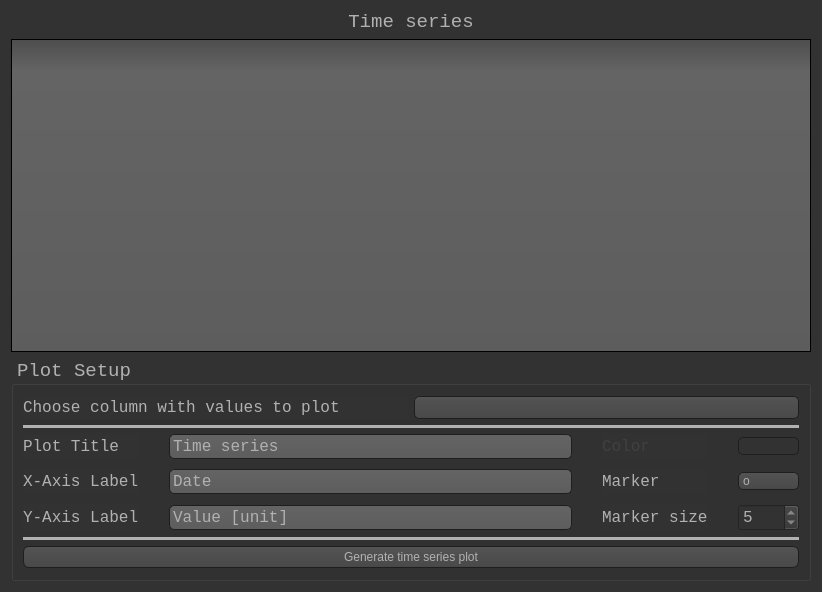
<?xml version="1.0" encoding="UTF-8"?>
<ui version="4.0">
 <class>Dialog</class>
 <widget class="QDialog" name="Dialog">
  <property name="geometry">
   <rect>
    <x>0</x>
    <y>0</y>
    <width>822</width>
    <height>592</height>
   </rect>
  </property>
  <property name="windowTitle">
   <string>Time Series Plotter</string>
  </property>
  <property name="styleSheet">
   <string notr="true">QToolTip
{
     border: 1px solid black;
     background-color: #ffa02f;
     padding: 0px;
     border-radius: 3px;
     opacity: 100;
}

QWidget
{
    color: #b1b1b1;
    background-color: #323232;
}

QWidget:item:hover
{
    background-color: QLinearGradient( x1: 0, y1: 0, x2: 0, y2: 1, stop: 0 #ffa02f, stop: 1 #ca0619);
    color: #000000;
}

QWidget:item:selected
{
    background-color: QLinearGradient( x1: 0, y1: 0, x2: 0, y2: 1, stop: 0 #ffa02f, stop: 1 #d7801a);
}

QMenuBar::item
{
    background: transparent;
}

QMenuBar::item:selected
{
    background: transparent;
    border: 1px solid #ffaa00;
}

QMenuBar::item:pressed
{
    background: #444;
    border: 1px solid #000;
    background-color: QLinearGradient(
        x1:0, y1:0,
        x2:0, y2:1,
        stop:1 #212121,
        stop:0.4 #343434/*,
        stop:0.2 #343434,
        stop:0.1 #ffaa00*/
    );
    margin-bottom:-1px;
    padding-bottom:1px;
}

QMenu
{
    border: 1px solid #000;
}

QMenu::item
{
    padding: 2px 20px 2px 20px;
}

QMenu::item:selected
{
    color: #000000;
}

QWidget:disabled
{
    color: #404040;
    background-color: #323232;
}

QAbstractItemView
{
    background-color: QLinearGradient( x1: 0, y1: 0, x2: 0, y2: 1, stop: 0 #4d4d4d, stop: 0.1 #646464, stop: 1 #5d5d5d);
}

QWidget:focus
{
    /*border: 2px solid QLinearGradient( x1: 0, y1: 0, x2: 0, y2: 1, stop: 0 #ffa02f, stop: 1 #d7801a);*/
}

QLineEdit
{
    background-color: QLinearGradient( x1: 0, y1: 0, x2: 0, y2: 1, stop: 0 #4d4d4d, stop: 0 #646464, stop: 1 #5d5d5d);
    padding: 1px;
    border-style: solid;
    border: 1px solid #1e1e1e;
    border-radius: 5;
	font: 12pt &quot;Lucida Console&quot;;
}

QPushButton
{
    color: #b1b1b1;
    background-color: QLinearGradient( x1: 0, y1: 0, x2: 0, y2: 1, stop: 0 #565656, stop: 0.1 #525252, stop: 0.5 #4e4e4e, stop: 0.9 #4a4a4a, stop: 1 #464646);
    border-width: 1px;
    border-color: #1e1e1e;
    border-style: solid;
    border-radius: 6;
    padding: 3px;
    font-size: 12px;
	font: 12pt &quot;Lucida Console&quot;;
    padding-left: 5px;
    padding-right: 5px;
}

QPushButton:pressed
{
    background-color: QLinearGradient( x1: 0, y1: 0, x2: 0, y2: 1, stop: 0 #2d2d2d, stop: 0.1 #2b2b2b, stop: 0.5 #292929, stop: 0.9 #282828, stop: 1 #252525);
}

QComboBox
{
    selection-background-color: #ffaa00;
    background-color: QLinearGradient( x1: 0, y1: 0, x2: 0, y2: 1, stop: 0 #565656, stop: 0.1 #525252, stop: 0.5 #4e4e4e, stop: 0.9 #4a4a4a, stop: 1 #464646);
    border-style: solid;
    border: 1px solid #1e1e1e;
    border-radius: 5;
}

QComboBox:hover,QPushButton:hover
{
    border: 2px solid QLinearGradient( x1: 0, y1: 0, x2: 0, y2: 1, stop: 0 #ffa02f, stop: 1 #d7801a);
}


QComboBox:on
{
    padding-top: 3px;
    padding-left: 4px;
    background-color: QLinearGradient( x1: 0, y1: 0, x2: 0, y2: 1, stop: 0 #2d2d2d, stop: 0.1 #2b2b2b, stop: 0.5 #292929, stop: 0.9 #282828, stop: 1 #252525);
    selection-background-color: #ffaa00;
}

QComboBox QAbstractItemView
{
    border: 2px solid darkgray;
    selection-background-color: QLinearGradient( x1: 0, y1: 0, x2: 0, y2: 1, stop: 0 #ffa02f, stop: 1 #d7801a);
}

QComboBox::drop-down
{
     subcontrol-origin: padding;
     subcontrol-position: top right;
     width: 15px;

     border-left-width: 0px;
     border-left-color: darkgray;
     border-left-style: solid; /* just a single line */
     border-top-right-radius: 3px; /* same radius as the QComboBox */
     border-bottom-right-radius: 3px;
 }

QComboBox::down-arrow
{
     image: url(:/down_arrow.png);
}

QGroupBox:focus
{
border: 2px solid QLinearGradient( x1: 0, y1: 0, x2: 0, y2: 1, stop: 0 #ffa02f, stop: 1 #d7801a);
}

QTextEdit:focus
{
    border: 2px solid QLinearGradient( x1: 0, y1: 0, x2: 0, y2: 1, stop: 0 #ffa02f, stop: 1 #d7801a);
}

QScrollBar:horizontal {
     border: 1px solid #222222;
     background: QLinearGradient( x1: 0, y1: 0, x2: 0, y2: 1, stop: 0.0 #121212, stop: 0.2 #282828, stop: 1 #484848);
     height: 7px;
     margin: 0px 16px 0 16px;
}

QScrollBar::handle:horizontal
{
      background: QLinearGradient( x1: 0, y1: 0, x2: 1, y2: 0, stop: 0 #ffa02f, stop: 0.5 #d7801a, stop: 1 #ffa02f);
      min-height: 20px;
      border-radius: 2px;
}

QScrollBar::add-line:horizontal {
      border: 1px solid #1b1b19;
      border-radius: 2px;
      background: QLinearGradient( x1: 0, y1: 0, x2: 1, y2: 0, stop: 0 #ffa02f, stop: 1 #d7801a);
      width: 14px;
      subcontrol-position: right;
      subcontrol-origin: margin;
}

QScrollBar::sub-line:horizontal {
      border: 1px solid #1b1b19;
      border-radius: 2px;
      background: QLinearGradient( x1: 0, y1: 0, x2: 1, y2: 0, stop: 0 #ffa02f, stop: 1 #d7801a);
      width: 14px;
     subcontrol-position: left;
     subcontrol-origin: margin;
}

QScrollBar::right-arrow:horizontal, QScrollBar::left-arrow:horizontal
{
      border: 1px solid black;
      width: 1px;
      height: 1px;
      background: white;
}

QScrollBar::add-page:horizontal, QScrollBar::sub-page:horizontal
{
      background: none;
}

QScrollBar:vertical
{
      background: QLinearGradient( x1: 0, y1: 0, x2: 1, y2: 0, stop: 0.0 #121212, stop: 0.2 #282828, stop: 1 #484848);
      width: 7px;
      margin: 16px 0 16px 0;
      border: 1px solid #222222;
}

QScrollBar::handle:vertical
{
      background: QLinearGradient( x1: 0, y1: 0, x2: 0, y2: 1, stop: 0 #ffa02f, stop: 0.5 #d7801a, stop: 1 #ffa02f);
      min-height: 20px;
      border-radius: 2px;
}

QScrollBar::add-line:vertical
{
      border: 1px solid #1b1b19;
      border-radius: 2px;
      background: QLinearGradient( x1: 0, y1: 0, x2: 0, y2: 1, stop: 0 #ffa02f, stop: 1 #d7801a);
      height: 14px;
      subcontrol-position: bottom;
      subcontrol-origin: margin;
}

QScrollBar::sub-line:vertical
{
      border: 1px solid #1b1b19;
      border-radius: 2px;
      background: QLinearGradient( x1: 0, y1: 0, x2: 0, y2: 1, stop: 0 #d7801a, stop: 1 #ffa02f);
      height: 14px;
      subcontrol-position: top;
      subcontrol-origin: margin;
}

QScrollBar::up-arrow:vertical, QScrollBar::down-arrow:vertical
{
      border: 1px solid black;
      width: 1px;
      height: 1px;
      background: white;
}


QScrollBar::add-page:vertical, QScrollBar::sub-page:vertical
{
      background: none;
}

QTextEdit
{
    background-color: #242424;
}

QPlainTextEdit
{
    background-color: #242424;
}

QHeaderView::section
{
    background-color: QLinearGradient(x1:0, y1:0, x2:0, y2:1, stop:0 #616161, stop: 0.5 #505050, stop: 0.6 #434343, stop:1 #656565);
    color: white;
    padding-left: 4px;
    border: 1px solid #6c6c6c;
}

QCheckBox:disabled
{
color: #414141;
}

QDockWidget::title
{
    text-align: center;
    spacing: 3px; /* spacing between items in the tool bar */
    background-color: QLinearGradient(x1:0, y1:0, x2:0, y2:1, stop:0 #323232, stop: 0.5 #242424, stop:1 #323232);
}

QDockWidget::close-button, QDockWidget::float-button
{
    text-align: center;
    spacing: 1px; /* spacing between items in the tool bar */
    background-color: QLinearGradient(x1:0, y1:0, x2:0, y2:1, stop:0 #323232, stop: 0.5 #242424, stop:1 #323232);
}

QDockWidget::close-button:hover, QDockWidget::float-button:hover
{
    background: #242424;
}

QDockWidget::close-button:pressed, QDockWidget::float-button:pressed
{
    padding: 1px -1px -1px 1px;
}

QMainWindow::separator
{
    background-color: QLinearGradient(x1:0, y1:0, x2:0, y2:1, stop:0 #161616, stop: 0.5 #151515, stop: 0.6 #212121, stop:1 #343434);
    color: white;
    padding-left: 4px;
    border: 1px solid #4c4c4c;
    spacing: 3px; /* spacing between items in the tool bar */
}

QMainWindow::separator:hover
{

    background-color: QLinearGradient(x1:0, y1:0, x2:0, y2:1, stop:0 #d7801a, stop:0.5 #b56c17 stop:1 #ffa02f);
    color: white;
    padding-left: 4px;
    border: 1px solid #6c6c6c;
    spacing: 3px; /* spacing between items in the tool bar */
}

QToolBar::handle
{
     spacing: 3px; /* spacing between items in the tool bar */
     background: url(:/images/handle.png);
}

QMenu::separator
{
    height: 2px;
    background-color: QLinearGradient(x1:0, y1:0, x2:0, y2:1, stop:0 #161616, stop: 0.5 #151515, stop: 0.6 #212121, stop:1 #343434);
    color: white;
    padding-left: 4px;
    margin-left: 10px;
    margin-right: 5px;
}

QProgressBar
{
    border: 2px solid grey;
    border-radius: 5px;
    text-align: center;
}

QProgressBar::chunk
{
    background-color: #d7801a;
    width: 2.15px;
    margin: 0.5px;
}

QTabBar::tab {
    color: #b1b1b1;
    border: 1px solid #444;
    border-bottom-style: none;
    background-color: #323232;
    padding-left: 10px;
    padding-right: 10px;
    padding-top: 3px;
    padding-bottom: 2px;
    margin-right: -1px;
}

QTabWidget::pane {
    border: 1px solid #444;
    top: 1px;
}

QTabBar::tab:last
{
    margin-right: 0; /* the last selected tab has nothing to overlap with on the right */
    border-top-right-radius: 3px;
}

QTabBar::tab:first:!selected
{
 margin-left: 0px; /* the last selected tab has nothing to overlap with on the right */


    border-top-left-radius: 3px;
}

QTabBar::tab:!selected
{
    color: #b1b1b1;
    border-bottom-style: solid;
    margin-top: 3px;
    background-color: QLinearGradient(x1:0, y1:0, x2:0, y2:1, stop:1 #212121, stop:.4 #343434);
}

QTabBar::tab:selected
{
    border-top-left-radius: 3px;
    border-top-right-radius: 3px;
    margin-bottom: 0px;
}

QTabBar::tab:!selected:hover
{
    /*border-top: 2px solid #ffaa00;
    padding-bottom: 3px;*/
    border-top-left-radius: 3px;
    border-top-right-radius: 3px;
    background-color: QLinearGradient(x1:0, y1:0, x2:0, y2:1, stop:1 #212121, stop:0.4 #343434, stop:0.2 #343434, stop:0.1 #ffaa00);
}

QRadioButton::indicator:checked, QRadioButton::indicator:unchecked{
    color: #b1b1b1;
    background-color: #323232;
    border: 1px solid #b1b1b1;
    border-radius: 6px;
}

QRadioButton::indicator:checked
{
    background-color: qradialgradient(
        cx: 0.5, cy: 0.5,
        fx: 0.5, fy: 0.5,
        radius: 1.0,
        stop: 0.25 #ffaa00,
        stop: 0.3 #323232
    );
}

QCheckBox::indicator{
    color: #b1b1b1;
    background-color: #323232;
    border: 1px solid #b1b1b1;
    width: 9px;
    height: 9px;
}

QRadioButton::indicator
{
    border-radius: 6px;
}

QRadioButton::indicator:hover, QCheckBox::indicator:hover
{
    border: 1px solid #ffaa00;
}

QCheckBox::indicator:checked
{
    image:url(:/images/checkbox.png);
}

QCheckBox::indicator:disabled, QRadioButton::indicator:disabled
{
    border: 1px solid #444;
}</string>
  </property>
  <layout class="QGridLayout" name="gridLayout_2">
   <item row="0" column="0">
    <widget class="QLabel" name="label">
     <property name="font">
      <font>
       <family>Lucida Console</family>
       <pointsize>14</pointsize>
      </font>
     </property>
     <property name="text">
      <string>Time series</string>
     </property>
     <property name="alignment">
      <set>Qt::AlignCenter</set>
     </property>
    </widget>
   </item>
   <item row="2" column="0">
    <widget class="QGroupBox" name="groupBox">
     <property name="minimumSize">
      <size>
       <width>414</width>
       <height>223</height>
      </size>
     </property>
     <property name="font">
      <font>
       <family>Lucida Console</family>
       <pointsize>14</pointsize>
      </font>
     </property>
     <property name="title">
      <string>Plot Setup</string>
     </property>
     <layout class="QVBoxLayout" name="verticalLayout_2">
      <item>
       <layout class="QVBoxLayout" name="verticalLayout">
        <item>
         <layout class="QHBoxLayout" name="horizontalLayout">
          <item>
           <widget class="QLabel" name="label_5">
            <property name="font">
             <font>
              <family>Lucida Console</family>
              <pointsize>12</pointsize>
             </font>
            </property>
            <property name="text">
             <string>Choose column with values to plot</string>
            </property>
           </widget>
          </item>
          <item>
           <widget class="QComboBox" name="comboBox">
            <property name="font">
             <font>
              <family>Lucida Console</family>
              <pointsize>12</pointsize>
             </font>
            </property>
            <property name="cursor">
             <cursorShape>PointingHandCursor</cursorShape>
            </property>
           </widget>
          </item>
         </layout>
        </item>
        <item>
         <widget class="Line" name="line">
          <property name="frameShadow">
           <enum>QFrame::Plain</enum>
          </property>
          <property name="lineWidth">
           <number>100</number>
          </property>
          <property name="midLineWidth">
           <number>0</number>
          </property>
          <property name="orientation">
           <enum>Qt::Horizontal</enum>
          </property>
         </widget>
        </item>
        <item>
         <layout class="QGridLayout" name="gridLayout">
          <property name="horizontalSpacing">
           <number>30</number>
          </property>
          <property name="verticalSpacing">
           <number>10</number>
          </property>
          <item row="0" column="1">
           <widget class="QLineEdit" name="lineEdit">
            <property name="font">
             <font>
              <family>Lucida Console</family>
              <pointsize>12</pointsize>
              <weight>50</weight>
              <italic>false</italic>
              <bold>false</bold>
             </font>
            </property>
            <property name="text">
             <string>Time series</string>
            </property>
           </widget>
          </item>
          <item row="0" column="0">
           <widget class="QLabel" name="label_2">
            <property name="font">
             <font>
              <family>Lucida Console</family>
              <pointsize>12</pointsize>
             </font>
            </property>
            <property name="text">
             <string>Plot Title</string>
            </property>
           </widget>
          </item>
          <item row="1" column="0">
           <widget class="QLabel" name="label_3">
            <property name="font">
             <font>
              <family>Lucida Console</family>
              <pointsize>12</pointsize>
             </font>
            </property>
            <property name="text">
             <string>X-Axis Label</string>
            </property>
           </widget>
          </item>
          <item row="1" column="1">
           <widget class="QLineEdit" name="lineEdit_2">
            <property name="font">
             <font>
              <family>Lucida Console</family>
              <pointsize>12</pointsize>
              <weight>50</weight>
              <italic>false</italic>
              <bold>false</bold>
             </font>
            </property>
            <property name="text">
             <string>Date</string>
            </property>
           </widget>
          </item>
          <item row="2" column="0">
           <widget class="QLabel" name="label_4">
            <property name="font">
             <font>
              <family>Lucida Console</family>
              <pointsize>12</pointsize>
             </font>
            </property>
            <property name="text">
             <string>Y-Axis Label</string>
            </property>
           </widget>
          </item>
          <item row="2" column="1">
           <widget class="QLineEdit" name="lineEdit_3">
            <property name="font">
             <font>
              <family>Lucida Console</family>
              <pointsize>12</pointsize>
              <weight>50</weight>
              <italic>false</italic>
              <bold>false</bold>
             </font>
            </property>
            <property name="text">
             <string>Value [unit]</string>
            </property>
           </widget>
          </item>
          <item row="0" column="2">
           <widget class="QLabel" name="label_6">
            <property name="enabled">
             <bool>false</bool>
            </property>
            <property name="font">
             <font>
              <family>Lucida Console</family>
              <pointsize>12</pointsize>
             </font>
            </property>
            <property name="text">
             <string>Color</string>
            </property>
           </widget>
          </item>
          <item row="1" column="2">
           <widget class="QLabel" name="label_7">
            <property name="enabled">
             <bool>true</bool>
            </property>
            <property name="font">
             <font>
              <family>Lucida Console</family>
              <pointsize>12</pointsize>
             </font>
            </property>
            <property name="text">
             <string>Marker</string>
            </property>
           </widget>
          </item>
          <item row="2" column="2">
           <widget class="QLabel" name="label_8">
            <property name="font">
             <font>
              <family>Lucida Console</family>
              <pointsize>12</pointsize>
             </font>
            </property>
            <property name="text">
             <string>Marker size</string>
            </property>
           </widget>
          </item>
          <item row="2" column="3">
           <widget class="QSpinBox" name="spinBox">
            <property name="font">
             <font>
              <family>Lucida Console</family>
              <pointsize>12</pointsize>
             </font>
            </property>
            <property name="value">
             <number>5</number>
            </property>
           </widget>
          </item>
          <item row="1" column="3">
           <widget class="QComboBox" name="comboBox_2">
            <property name="enabled">
             <bool>true</bool>
            </property>
            <property name="cursor">
             <cursorShape>PointingHandCursor</cursorShape>
            </property>
            <item>
             <property name="text">
              <string>o</string>
             </property>
            </item>
            <item>
             <property name="text">
              <string>.</string>
             </property>
            </item>
            <item>
             <property name="text">
              <string>s</string>
             </property>
            </item>
            <item>
             <property name="text">
              <string>x</string>
             </property>
            </item>
            <item>
             <property name="text">
              <string>+</string>
             </property>
            </item>
           </widget>
          </item>
          <item row="0" column="3">
           <widget class="QComboBox" name="comboBox_3">
            <property name="enabled">
             <bool>false</bool>
            </property>
           </widget>
          </item>
         </layout>
        </item>
        <item>
         <widget class="Line" name="line_2">
          <property name="frameShadow">
           <enum>QFrame::Plain</enum>
          </property>
          <property name="lineWidth">
           <number>100</number>
          </property>
          <property name="midLineWidth">
           <number>0</number>
          </property>
          <property name="orientation">
           <enum>Qt::Horizontal</enum>
          </property>
         </widget>
        </item>
        <item>
         <widget class="QPushButton" name="pushButton">
          <property name="text">
           <string>Generate time series plot</string>
          </property>
         </widget>
        </item>
       </layout>
      </item>
     </layout>
    </widget>
   </item>
   <item row="1" column="0">
    <widget class="QTableWidget" name="tableWidget">
     <property name="minimumSize">
      <size>
       <width>800</width>
       <height>300</height>
      </size>
     </property>
    </widget>
   </item>
  </layout>
 </widget>
 <resources/>
 <connections/>
</ui>
